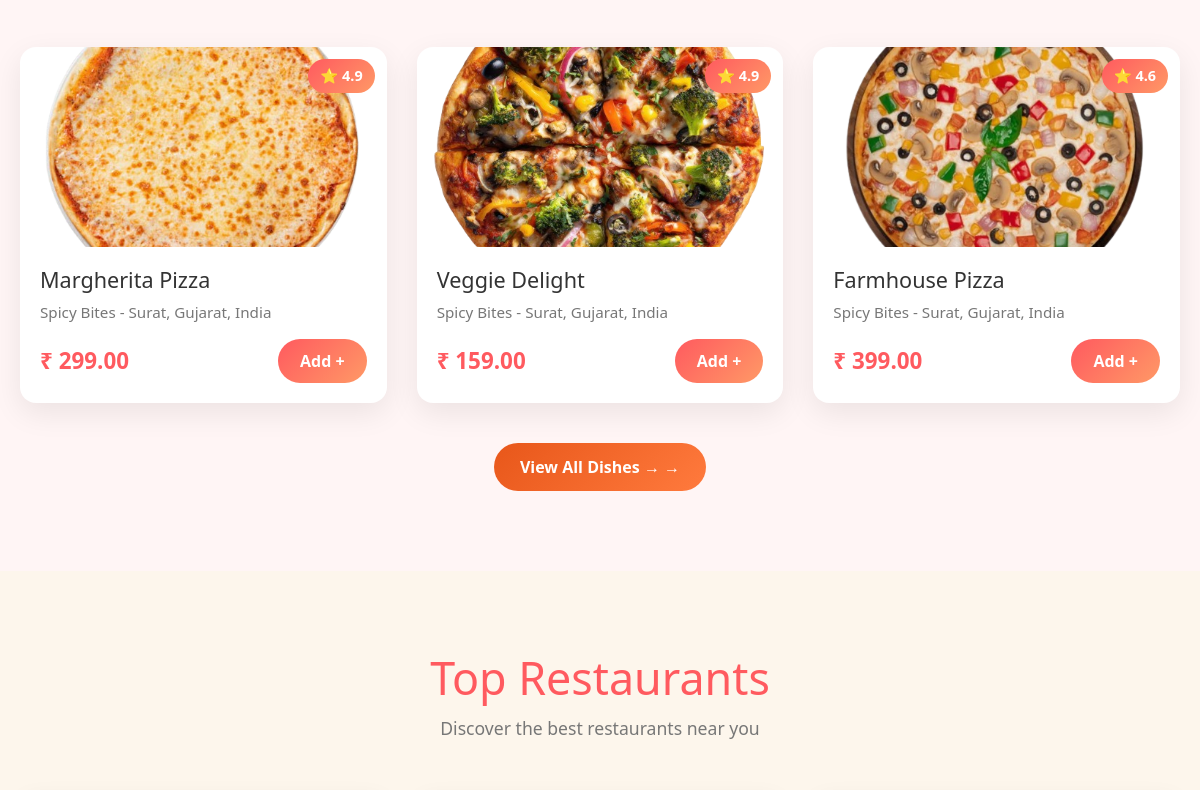
The app's page / (middle part), older data.
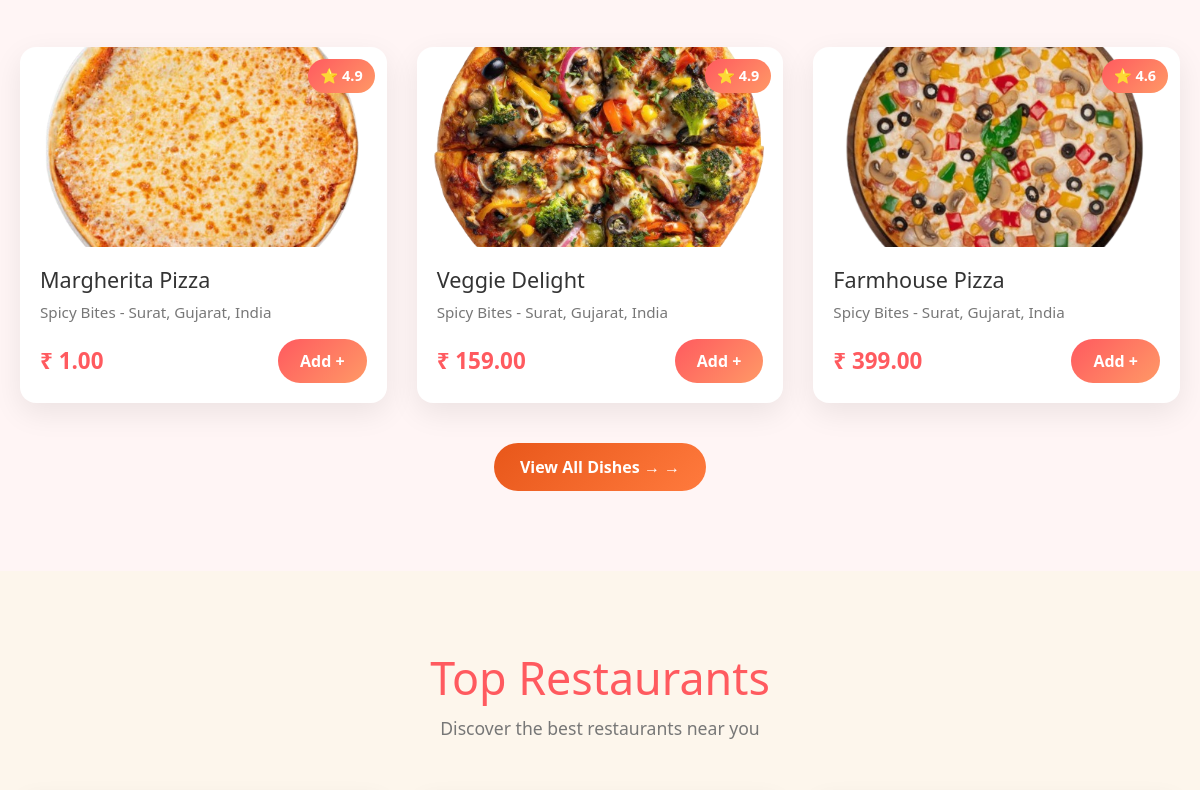
The same page, newer data.
### products/models.py (models this page shows, shortened)
class Product(models.Model):
    name = models.CharField(max_length=150)
    category = models.ForeignKey(Category, on_delete=models.CASCADE)
    restaurant = models.ForeignKey(Restaurant, on_delete=models.CASCADE)
    price = models.DecimalField(max_digits=8, decimal_places=2)
    description = models.TextField()
    image = models.ImageField(upload_to='products_images/')
    rating = models.FloatField(default=0)
    is_available = models.BooleanField(default=True)
    is_popular = models.BooleanField(default=False)
    created_at = models.DateTimeField(auto_now_add=True)

class Restaurant(models.Model):
    name = models.CharField(max_length=150)
    location = models.CharField(max_length=200)
    restaurant_description = models.TextField()
    rating = models.FloatField(default=0)
    image = models.ImageField(upload_to='restaurants/')
    time_to_deliver = models.TextField()
    opening_hours = models.TextField()
    closed_hours = models.TextField()

### core/views.py (the view)
# urls.py: path('', home, name='home'),
def home(request):
    context = {
        'page': 'Home',
        'categories': Category.objects.all()[0:7],
        'popular_products': Product.objects.filter(is_popular=True).order_by('-rating')[0:3],
        'restaurant': Restaurant.objects.all().order_by('-rating')[0:3],
    }
    Product.objects.filter(rating__gt=4.5).update(is_popular=True)
    return render(request,'home.html', context)

### core/views.py (called while the page is built)
def global_data(request):
    count_data = 0
    if request.user.is_authenticated:
        cart, created = Cart.objects.get_or_create(user=request.user)
        count_data = CartItem.objects.filter(cart=cart).select_related('product').count()
    return {
        'number_of_cart_items': count_data,
    }

### core/templates/home.html (shortened to what this page needs)
{% extends 'base_core.html' %}
{% block body %}
{% load static %}
<link rel="stylesheet" href="{% static 'css/home_main_css.css' %}">
<section class="home-dishes-section">
  <div class="home-container">
    <div class="home-dishes-grid">
      {% for pop_item in popular_products %}
      <div class="home-dish-card">
        <div class="home-dish-image">
          <img src="{{ pop_item.image.url }}" alt="{{ pop_item.name }}">
          <span class="home-rating-badge">⭐ {{ pop_item.rating }}</span>
        </div>
        <div class="home-dish-content">
          <h3>{{ pop_item.name }}</h3>
          <p class="home-restaurant-text">{{ pop_item.restaurant.name }} - {{ pop_item.restaurant.location }}</p>
          <div class="home-price-row">
            <span class="home-price">₹ {{ pop_item.price }}</span>
            <button class="home-add-btn">Add +</button>
          </div>
        </div>
      </div>
      {% endfor %}
    </div>
    <div class="home-btn-wrap">
      <a href="popular_dishes/" class="home-primary-btn">View All Dishes →</a>
    </div>
  </div>
</section>
<section class="home-restaurant-section">
  <div class="home-container">
    <div class="home-section-head">
      <h2>Top Restaurants</h2>
      <p>Discover the best restaurants near you</p>
    </div>
  </div>
</section>
{% endblock %}

Row changes from the older to the newer data that the page shows:
changed Product "Margherita Pizza": price "299.00" → "1.00"
